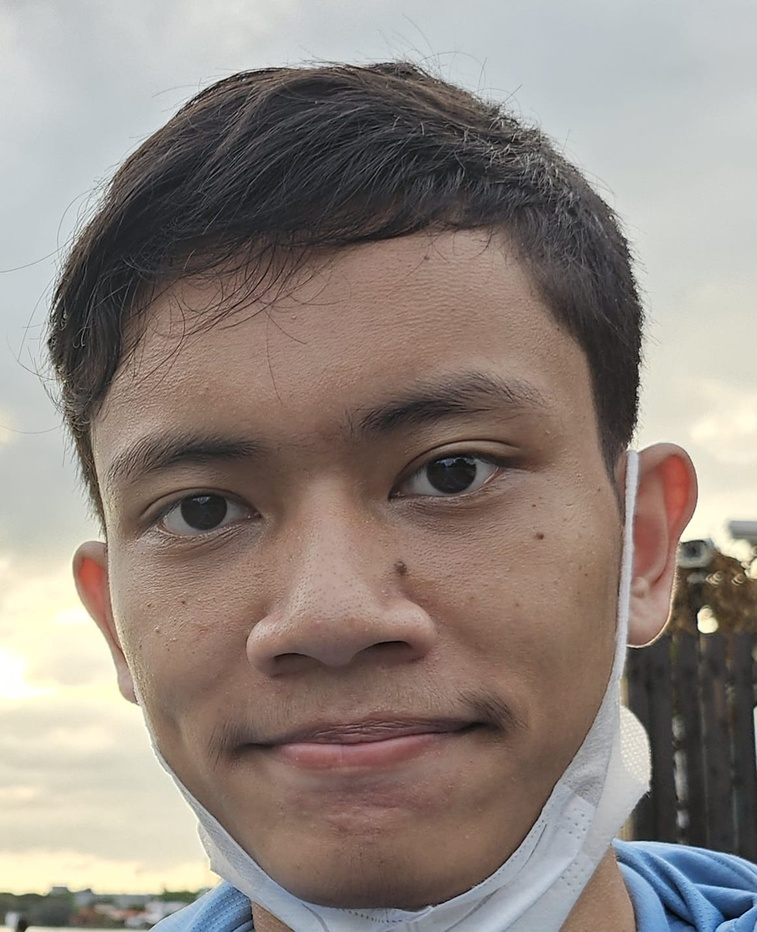
#> input picture dataset/satwika/satwika4.jpg, 757 x 932 px, shrunk from 1162 x 1429 before the run
$ python histo.py
#> lines starting #> are read from the running program, lines starting #| are printed output that depends on the picture
# import Opencv
import cv2
import  os

# import Numpy
import numpy as np
dataset_dir = 'dataset'
lokasi_folder=os.listdir(dataset_dir)[1]
print(lokasi_folder)
# read a image using imread
img = cv2.imread("dataset/satwika/satwika4.jpg")
#> img is the input picture: shape (932, 757, 3); mean B, G, R 126.8, 133.7, 144.1


# Konversi gambar berwarna ke grayscale
img_gray = cv2.cvtColor(img, cv2.COLOR_BGR2GRAY)
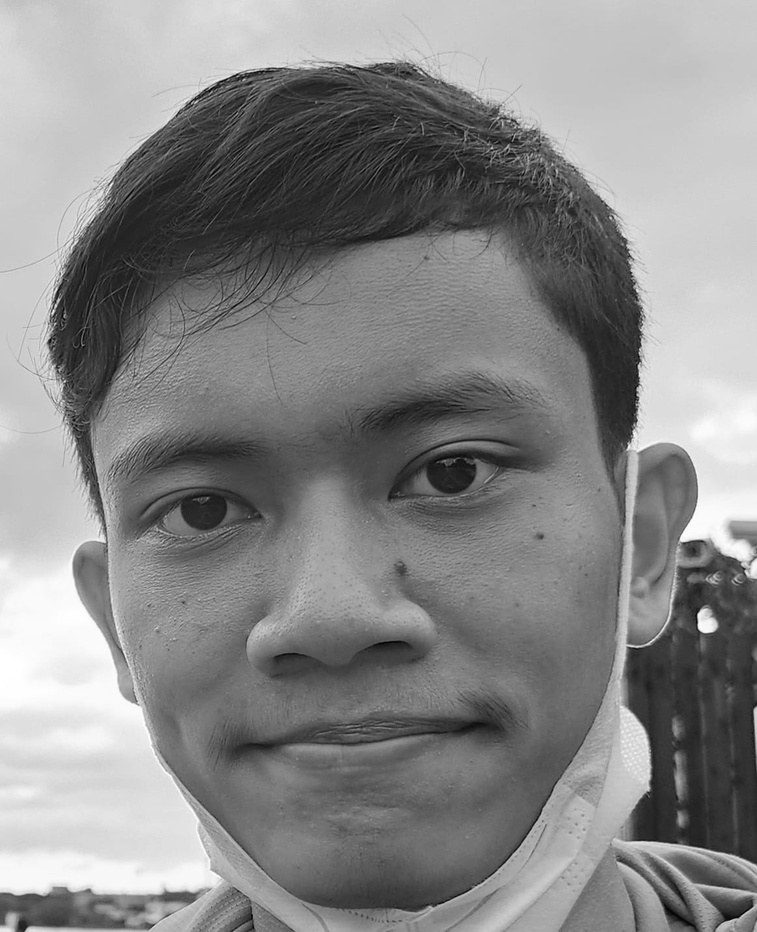
#> img_gray: shape (932, 757); min 0, max 255, mean 136

# # Tampilkan gambar asli dan hasil konversi
# cv2.imshow("Gambar Berwarna", img)
# cv2.imshow("Gambar Hitam Putih", img_gray)


# # creating a Histograms Equalization
# # of a image using cv2.equalizeHist()
equ = cv2.equalizeHist(img_gray)
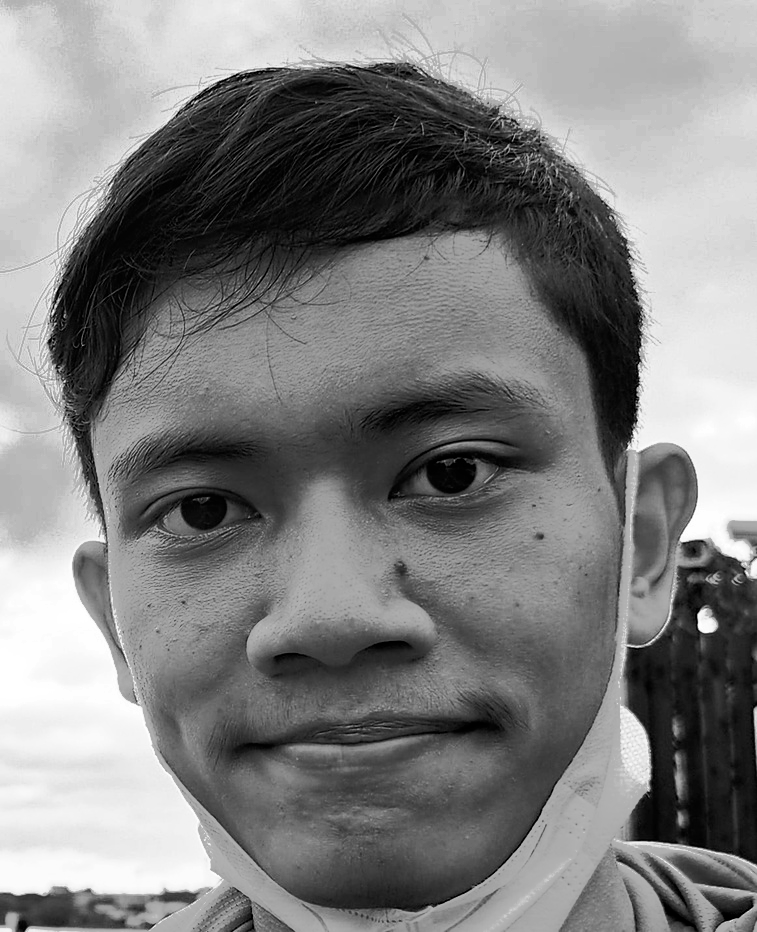
#> equ: shape (932, 757); min 0, max 255, mean 128.3

# # stacking images side-by-side
res = np.hstack((img_gray, equ))
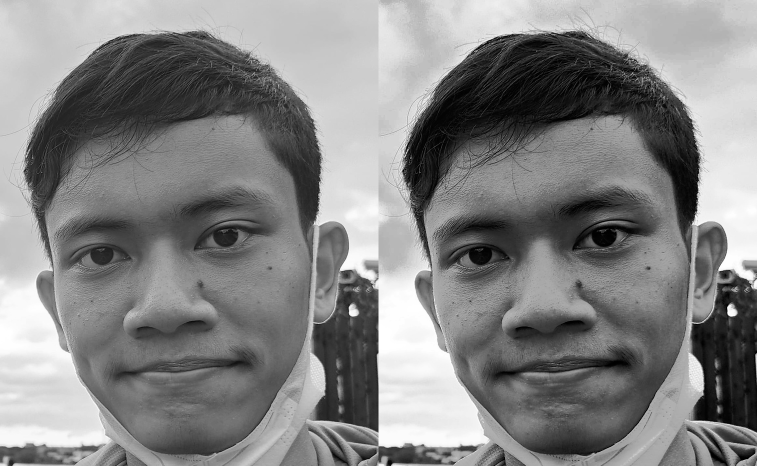
#> res: shape (932, 1514) (shown at 1/2 size); min 0, max 255, mean 132.2

# # show image input vs output
cv2.imshow("halo", res)

cv2.waitKey(0)
cv2.destroyAllWindows()
